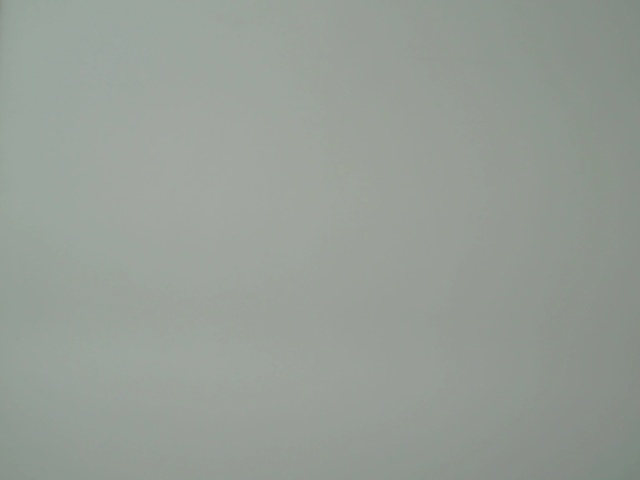
#> input picture Raw_Images/Human/Set2/0/imbk.jpg, 640 x 480 px
$ python mirror_images.py
#> lines starting #> are read from the running program, lines starting #| are printed output that depends on the picture
#! /usr/bin/env python3

"""
Flip images horizontally and/or vertically in a given folder
"""

import os
import cv2
###############################################################################
accepted_extensions = [".jpg", ".png", ".ppm"]
vertical_flip = False # along x-axis
horizontal_flip = True # along y-axis
remove_originals = True

print("Specify directory or leave empty to work in the current one:")
target_folder_with_images = input('>>  ')
#> the answer given: ../Raw_Images/Human/Set2/0
###############################################################################
if not target_folder_with_images:
    where = os.getcwd()
else:
    where = target_folder_with_images
fileNameList = [fn for fn in os.listdir(where) if os.path.splitext(fn)[1] in \
                    accepted_extensions]
for fn in fileNameList:
    img = cv2.imread(os.path.join(where,fn))
#> img is the input picture: shape (480, 640, 3); mean B, G, R 150.4, 157.5, 150.4
    deep_copy = img.copy()
    if vertical_flip:
        deep_copy = cv2.flip(deep_copy, 0)
    if horizontal_flip:
        deep_copy = cv2.flip(deep_copy, 1)
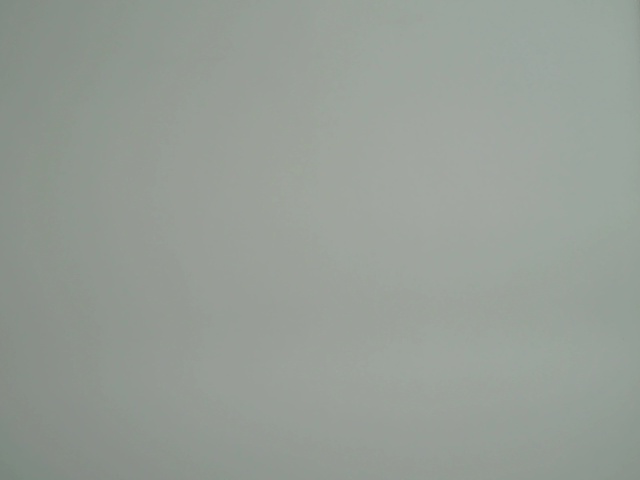
#> deep_copy: shape (480, 640, 3); mean B, G, R 150.4, 157.5, 150.4
    new_name = os.path.splitext(fn)[0] + '_mirrored' + os.path.splitext(fn)[1]
    cv2.imwrite(os.path.join(where, new_name), deep_copy)
    if remove_originals:
        try:
            os.remove(os.path.join(where,fn))
        except Exception as e:
            print(e)
